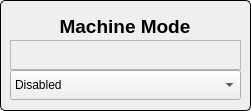
       <widget class="QGroupBox" name="groupBox">
        <property name="geometry">
         <rect>
          <x>1580</x>
          <y>0</y>
          <width>251</width>
          <height>111</height>
         </rect>
        </property>
        <property name="styleSheet">
         <string notr="true">QGroupBox {
    border: 1px solid black;
    border-radius: 5px;
    margin-top: 0.5em;
}

QGroupBox::title {
    subcontrol-origin: margin;
    left: 10px;
    padding: 0 3px 0 3px;
}</string>
        </property>
        <property name="title">
         <string/>
        </property>
        <widget class="QLabel" name="label_91">
         <property name="geometry">
          <rect>
           <x>10</x>
           <y>14</y>
           <width>230</width>
           <height>25</height>
          </rect>
         </property>
         <property name="font">
          <font>
           <pointsize>14</pointsize>
           <weight>75</weight>
           <bold>true</bold>
          </font>
         </property>
         <property name="text">
          <string>Machine Mode</string>
         </property>
         <property name="alignment">
          <set>Qt::AlignCenter</set>
         </property>
        </widget>
        <widget class="QELabel" name="qelabel_52">
         <property name="geometry">
          <rect>
           <x>10</x>
           <y>40</y>
           <width>231</width>
           <height>30</height>
          </rect>
         </property>
         <property name="frameShape">
          <enum>QFrame::StyledPanel</enum>
         </property>
         <property name="variable" stdset="0">
          <string>Machine:Status</string>
         </property>
        </widget>
        <widget class="QComboBox" name="comMachineStatus">
         <property name="geometry">
          <rect>
           <x>10</x>
           <y>70</y>
           <width>231</width>
           <height>30</height>
          </rect>
         </property>
         <item>
          <property name="text">
           <string>Disabled</string>
          </property>
         </item>
         <item>
          <property name="text">
           <string>Machine Development</string>
          </property>
         </item>
         <item>
          <property name="text">
           <string>Injection</string>
          </property>
         </item>
         <item>
          <property name="text">
           <string>User Beam</string>
          </property>
         </item>
         <item>
          <property name="text">
           <string>Shutdown</string>
          </property>
         </item>
         <item>
          <property name="text">
           <string>Downtime</string>
          </property>
         </item>
         <item>
          <property name="text">
           <string>Free Mode</string>
          </property>
         </item>
         <item>
          <property name="text">
           <string>Beamline Development</string>
          </property>
         </item>
         <item>
          <property name="text">
           <string>Machine Start-Up</string>
          </property>
         </item>
        </widget>
       </widget>
